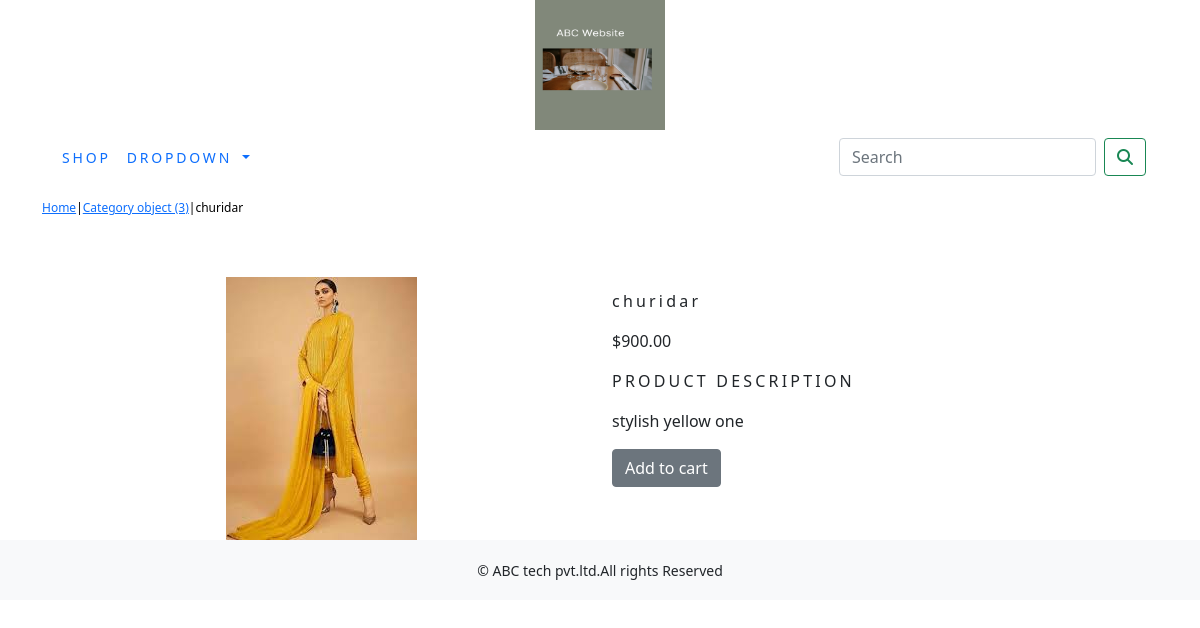
Page /shop/dress/churidar/ on the committed database.
### shop/models.py (models this page shows, shortened)
class Product(models.Model):
    name = models.CharField(max_length=250, unique=True)
    slug = models.SlugField(max_length=250, unique=True)
    description = models.TextField(blank=True)
    price=models.DecimalField(max_digits=10,decimal_places=2)
    category=models.ForeignKey(Category, on_delete=models.CASCADE)
    image=models.ImageField(upload_to='product',blank=True)
    stock=models.IntegerField()
    available=models.BooleanField(default=True)
    created=models.DateTimeField(auto_now_add=True)
    updated=models.DateTimeField(auto_now=True)
    class Meta:
        ordering = ('name',)
        verbose_name = 'product'
        verbose_name_plural = 'products'

class Category(models.Model):
    name = models.CharField(max_length=250,unique=True)
    slug = models.SlugField(max_length=250,unique=True)
    description = models.TextField(blank=True)
    image = models.ImageField(upload_to='category',blank=True)
    def get_url(self):
        return reverse('shop:products_by_category', args=[self.slug])
    class Meta:
        ordering = ('name',)
        verbose_name = 'category'
        verbose_name_plural = 'categories'

### shop/views.py (the view)
# urls.py: path('<slug:c_slug>/<slug:product_slug>/', views.proDetail, name='prodCatdetail'),
def proDetail(request,c_slug,product_slug):
    try:
        product = Product.objects.get(category__slug=c_slug,slug=product_slug)
    except Exception as e:
        raise e
    return render(request,'product.html',{'product': product})

### cart/context_processors.py (called while the page is built)
def counter(request):
    item_count =0
    if 'admin' in request.path:
        return{}
    else:
        try:
            cart = Cart.objects.filter(cart_id=_cart_id(request))
            cart_items = CartItem.objects.all().filter(cart=cart[:1])
            for cart_item in cart_items:
                item_count += cart_item.quantity
        except Cart.DoesNotExist:
            item_count =0
    return dict(item_count=item_count)

### cart/views.py (called while the page is built)
def _cart_id(request):
    cart = request.session.session_key
    if not cart:
        cart = request.session.create()
    return cart

### shop/context_processors.py (called while the page is built)
def menu_links(request):
    links=Category.objects.all()
    return dict(links=links)

### template/product.html (shortened to what this page needs)
{% extends 'base.html' %}
{% load static %}
{% block content %}
<div class="row my_prod_row_class">
    <div class="mx-auto">
        <p><a href="{% url 'shop:allProdCat' %}">Home</a>|<a href="{{product.category.get_url}}">{{product.category}}</a>|{{product.name}}</p>
    </div>
</div>
<div class="container">
<br>
<div class="row">
    <div class="col-12 cpl-sm-12 col-md-12 col-lg-6  text-center">
        <div style="min-width:18rem;">
            <img src="{{product.image.url}}" alt="{{product.name}}">
        </div>
    </div>
        <div class="col-12 col-sm-12 col-md-12 col-lg-6">
            <div>
            <h1 class="my_prod_title">{{product.name}}</h1>
            <p>${{product.price}}</p>
            <p class="my_title">Product Description</p>
            <p class="text_justify my_prod_text">{{product.description}}</p>
            {% if product.stock <= 0 %}
            <p class="text-justify my_prod_text"><b>Out of stock</b></p>
            {% else %}
            <a class="btn btn-secondary" href="{% url 'cart:add_cart' product.id %}">Add to cart</a>
            {% endif %}
            </div>
        </div>
</div>
</div>
{% endblock %}

### static/css/custom.css (style rules this page uses)
body { font-family: 'Oswald', sans-serif; }
.my_title { font-size:16px; text-transform:uppercase; letter-spacing:.2em; }
.my_prod_row_class { padding-top:15px; padding-bottom:20px; }
.my_prod_row_class .mx-auto { color:#000; font-size:12px; text-decoration:none }
.my_prod_title { font-size:16px; test-transform:uppercase; letter-spacing:.2em; padding-top:15px; padding-bottom:10px; }
.my_prod_text { padding-right:20px; }

### rows in the picture
Product: category "Category object (3)", name "churidar", image (picture), price "900.00", description "stylish yellow one"
